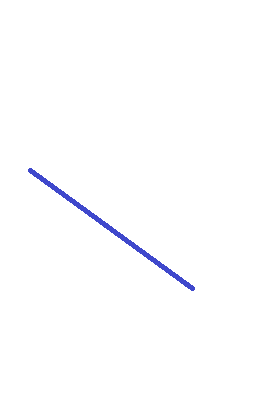
#> input picture HW[5]/images/img_02.jpg, 269 x 412 px
$ jupyter execute Q4.ipynb
#> lines starting #> are read from the running program, lines starting #| are printed output that depends on the picture; after the words box and inside, x2 and y2 are one past the last pixel; in counts of white or black regions, pixels touching at a corner belong together; long printed decimals are rounded
# Setup

[cell 1]
import cv2
import numpy as np
import math
import matplotlib.pyplot as plt
from matplotlib.colors import LogNorm

# Q4

[cell 2]
img = cv2.imread("images/img_02.jpg")
#> img is the input picture: shape (412, 269, 3); mean B, G, R 254.5, 253.3, 253.2

gray = cv2.cvtColor(img, cv2.COLOR_BGR2GRAY)
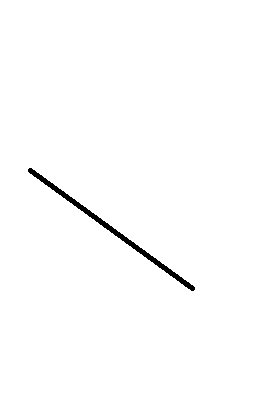
#> gray: shape (412, 269); values 84 (black) and 255 (white), 99.1% white; 1 black region, box (x1, y1, x2, y2) and area: (28, 168, 195, 291) 1025

_, binary_bw = cv2.threshold(gray, 127, 255, cv2.THRESH_BINARY)
plt.imshow(binary_bw, cmap="gray")
plt.show()

x, y = np.where(binary_bw)

N = len(x) # equal to len(y)
#> N = 109803
x_bar = sum(x) / N
#> x_bar = 205.3
y_bar = sum(y) / N
#> y_bar = 134.2
xy_bar = sum(x[i]*y[i] for i in range(N)) / N
#> xy_bar = 27541.1
x2_bar = sum(x[i]**2 for i in range(N)) / N
#> x2_bar = 56400.7

m = (x_bar*y_bar - xy_bar) / (x_bar**2 - x2_bar)
#> m = -0.00073
c = y_bar - m*x_bar
#> c = 134.4

print(f"y = {m}x + {c}")
#| y = -0.0007298491717875443x + 134.364


$ run again, with HW[5]/images/img_01.jpg copied over HW[5]/images/img_02.jpg
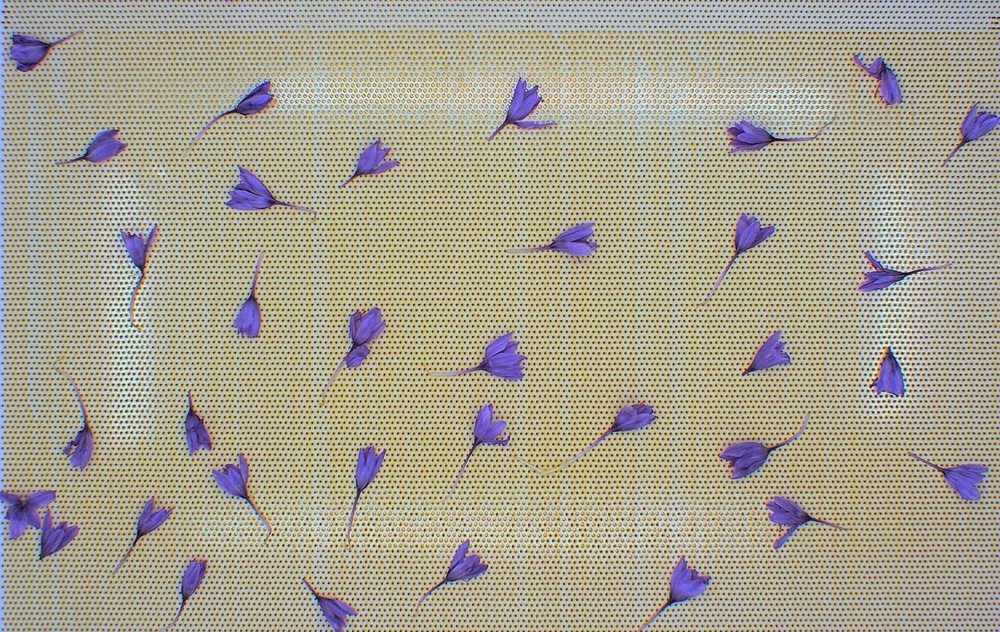
#> input picture HW[5]/images/img_01.jpg, 1000 x 632 px, shrunk from 1290 x 815 before the run
#> img is the input picture: shape (632, 1000, 3); mean B, G, R 145.8, 163.3, 169.6
#> `gray = cv2.cvtColor(img, cv2.COLOR_BGR2GRAY)`:
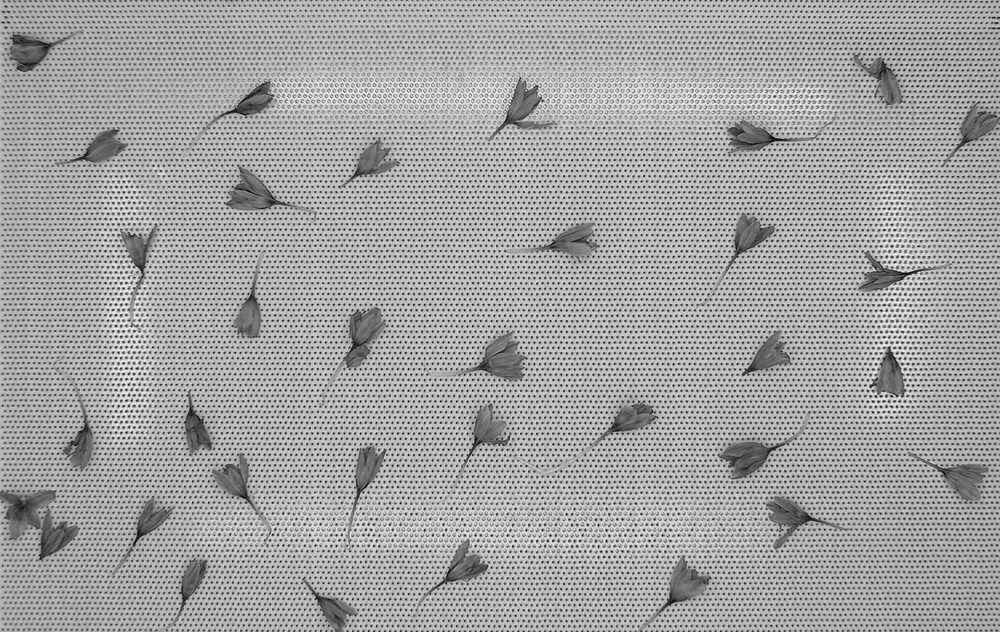
#> gray: shape (632, 1000); min 4, max 252, mean 163.2
#> `_, binary_bw = cv2.threshold(gray, 127, 255, cv2.THRESH_BINARY)`:
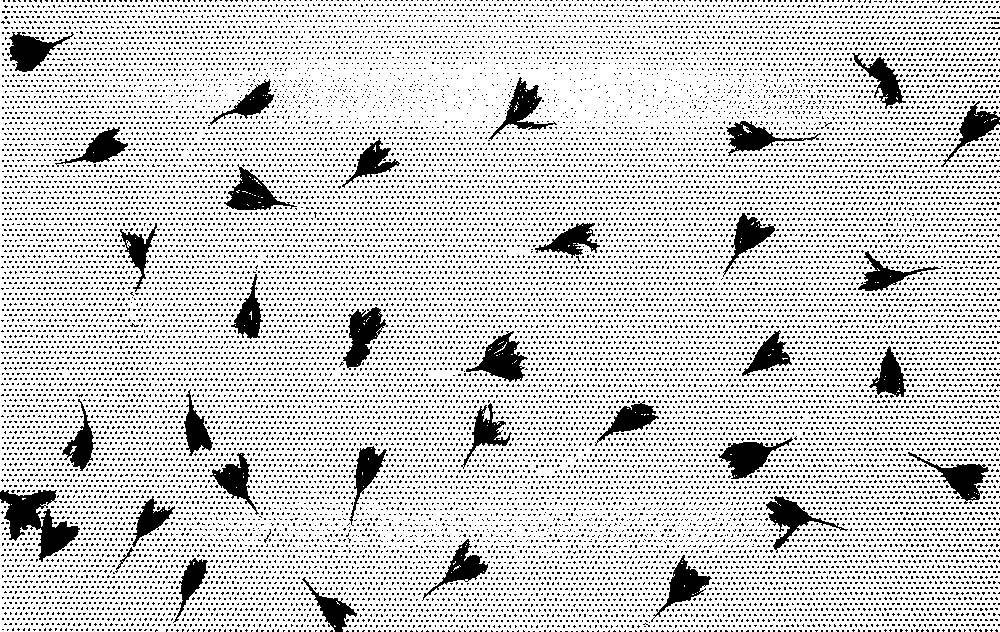
#> binary_bw: shape (632, 1000); 80.9% white; 20502 black regions (20467 under 20 px), largest, box (x1, y1, x2, y2) and area: (0, 490, 80, 562) 2538, (466, 331, 528, 382) 1406, (343, 307, 388, 370) 1397
#> N = 511454
#> x_bar = 310.8
#> y_bar = 498.7
#> xy_bar = 155342.9
#> x2_bar = 130332.1
#> m = 0.00998
#> c = 495.6
#| y = 0.009980199112781475x + 495.600
